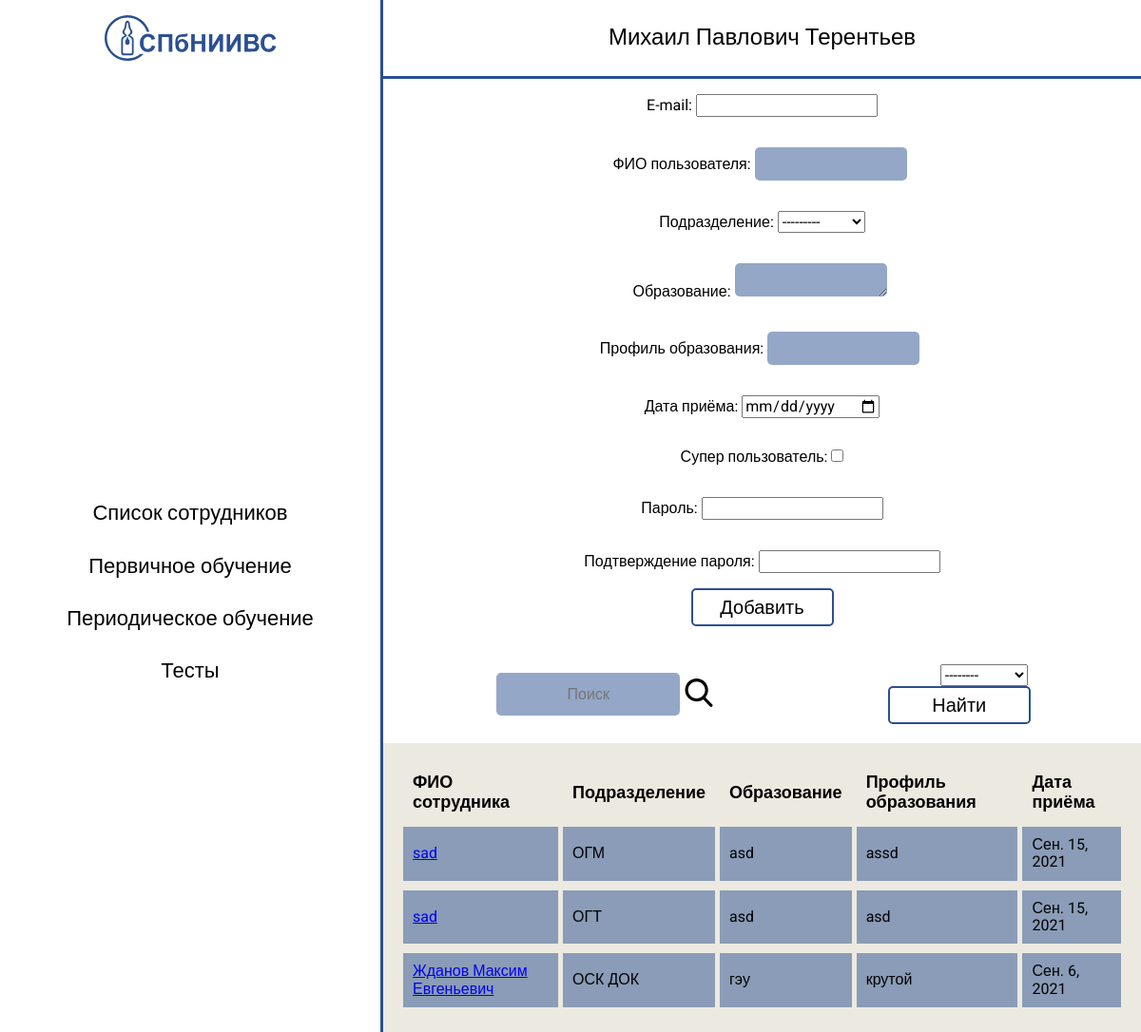
Before: / (signed in) with the older database file.
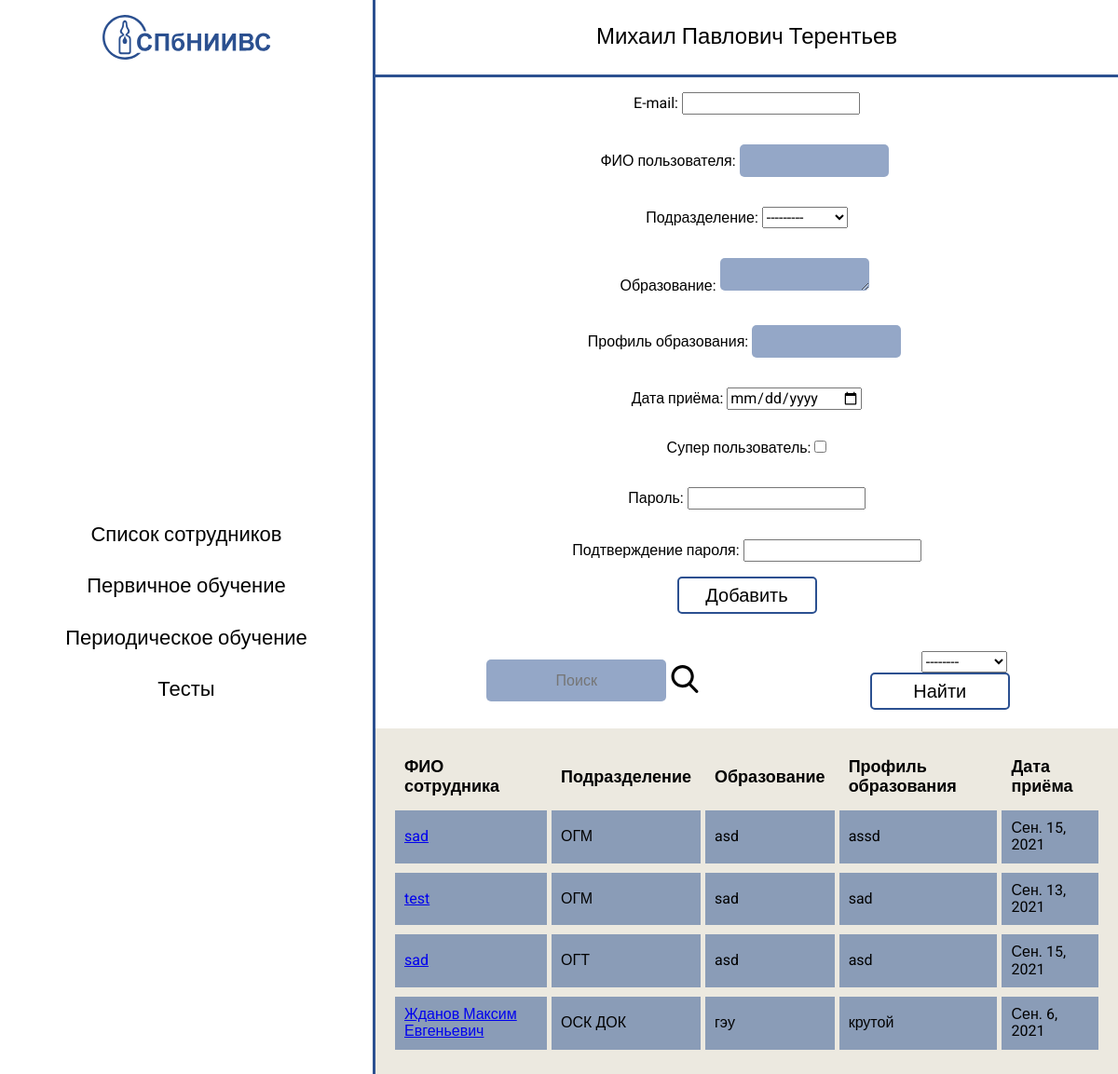
After: the same page with the newer database file.
### account/models.py (models this page shows, shortened)
class User(AbstractBaseUser):
    email = models.EmailField(
        verbose_name='E-mail',
        max_length=255,
        unique=True,
        blank=True,
        null=True,
    )
    name = models.CharField(
	    'ФИО пользователя',
	    max_length=250,
    )
    password = models.CharField(
        'Пароль',
        max_length=100,
        blank=True
    )
    subdivision = models.ForeignKey(
        'Subdivision',
        on_delete=models.SET_NULL,
        null=True,
        verbose_name='Подразделение'
    )
    education = models.TextField('Образование')
    education_profile = models.CharField('Профиль образования', max_length=80)
    receipt = models.DateField('Дата приема')
    slug = models.SlugField(
        max_length=75,
        blank=True,
        editable=False
    )
    is_active = models.BooleanField('Активный пользователь', default=True)
    is_admin = models.BooleanField('Администратор', default=False)
    is_superuser =  models.BooleanField('Супер пользователь', default=False)
    objects = UserManager()
    USERNAME_FIELD = 'email'
    REQUIRED_FIELDS = []
    def get_absolute_url(self):
        kwargs = {
            'pk': self.id,
            'slug': self.slug
        }
        return reverse('user_detail', kwargs=kwargs)
    class Meta:
        ordering = ['subdivision', 'name']
        verbose_name = 'Пользователь'
        verbose_name_plural = 'Пользователи'

class Subdivision(models.Model):
    subdivision_name = models.CharField(
        "Аббревиатура подразделения",
        max_length=20,
        unique=True
    )
    def __str__(self):
        return self.subdivision_name
    class Meta:
        ordering = ["subdivision_name"]
        verbose_name = "Подразделение"
        verbose_name_plural = "Подразделения"

### account/views.py (the view, shortened to what this page needs)
# urls.py: path('', views.UserListView.as_view(), name="user_list"),
class UserListView(LoginRequiredMixin, SubdivisionName, View):
    def get(self, request):
        model = User.objects.all()
        form = UserCreationForm()
        context = {
            "model": model,
            "form": form,
            "sub": super().get_subdivisions()}
        return render(request, "account/usercard_list.html", context)

### account/forms.py (shortened to what this page needs)
class UserCreationForm(forms.ModelForm):
    password1 = forms.CharField(label='Пароль', widget=forms.PasswordInput)
    password2 = forms.CharField(label='Подтверждение пароля', widget=forms.PasswordInput)
    receipt = forms.DateField(
        label='Дата приёма',
        required=True,
        widget=MyDateInput({'class': 'form-control'})
    )
    class Meta:
        model = User
        fields = ('email', 'name', 'subdivision', 'education', 'education_profile', 'receipt', 'is_superuser')

### account/views.py (called while the page is built)
    def get_subdivisions(self):
        return Subdivision.objects.all()

### templates/account/usercard_list.html (shortened to what this page needs)
{% extends "base.html" %}
{% load static %}
{% block content %}
  <section class="table">
    <form method="POST" class="table__search-form">
      {{ form.as_p }}
      <div class="table__button-wrapper">
        <button type="submit" class="table__add-button common-button">Добавить</button>
      </div>
    </form>
    <div class="table__wrapper">
      <div class="table__search">
        <input type="text" class="table__search-input" placeholder="Поиск" required>
        <span class="table__search-button">
        </span>
      </div>
      <form action="{% url 'ufilter' %}" method="GET">
        <select name="subdivision_name" required="True">
          <option value="">--------</option>
        </select>
        <div class="table__button-wrapper">
          <button type="submit" class="common-button table__search-button">Найти</button>
        </div>
      </form>
    </div>
    <table>
      <tr>
        <th>ФИО сотрудника</th>
        <th>Подразделение</th>
        <th>Образование</th>
        <th>Профиль образования</th>
        <th>Дата приёма</th>
      </tr>
        {% for user in model %}
      <tr>
        <td><a href="{{ user.get_absolute_url }}">{{ user.name }}</a></td>
        <td>{{ user.subdivision }}</td>
        <td>{{ user.education }}</td>
        <td>{{ user.education_profile }}</td>
        <td>{{ user.receipt }}</td>
       </tr>
      <tr>
        {% endfor %}
    </table>
  </section>
{% endblock %}

Changed rows visible on the page:
added User: name "test", subdivision "ОГМ", education "sad", education_profile "sad", receipt "Сен. 13, 2021"
